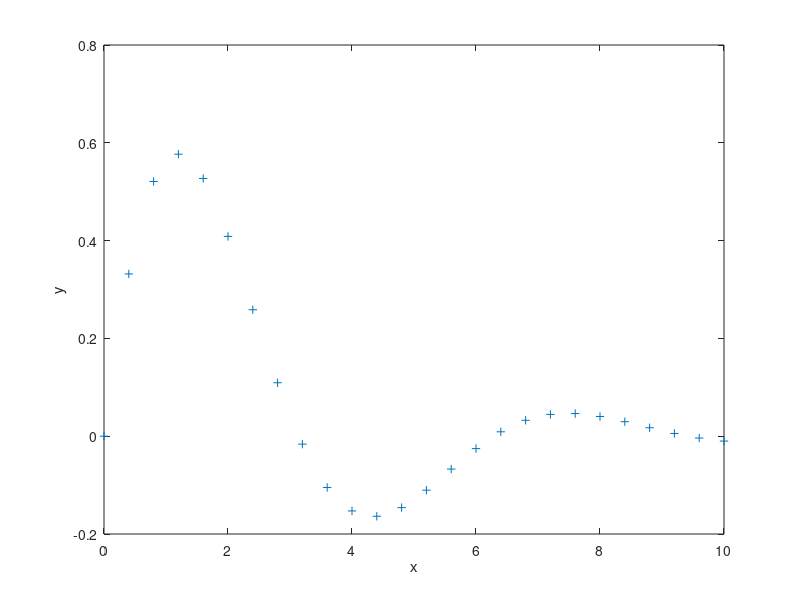

This chart was generated by the following MATLAB code:
% f2_3 same as L2_4
% Copyright S. Nakamura, 1995
set(gcf, 'NumberTitle','off','Name', 'Figure 2.3;  List 2.4')

% Plots Figure 2.3
% Copyright S. Nakamura, 1995
clear,clf,hold off
x = (0:0.4:10)';
y=sin(x).*exp(-0.4*x);
plot(x,y,'+')
xlabel('x'); ylabel('y')
